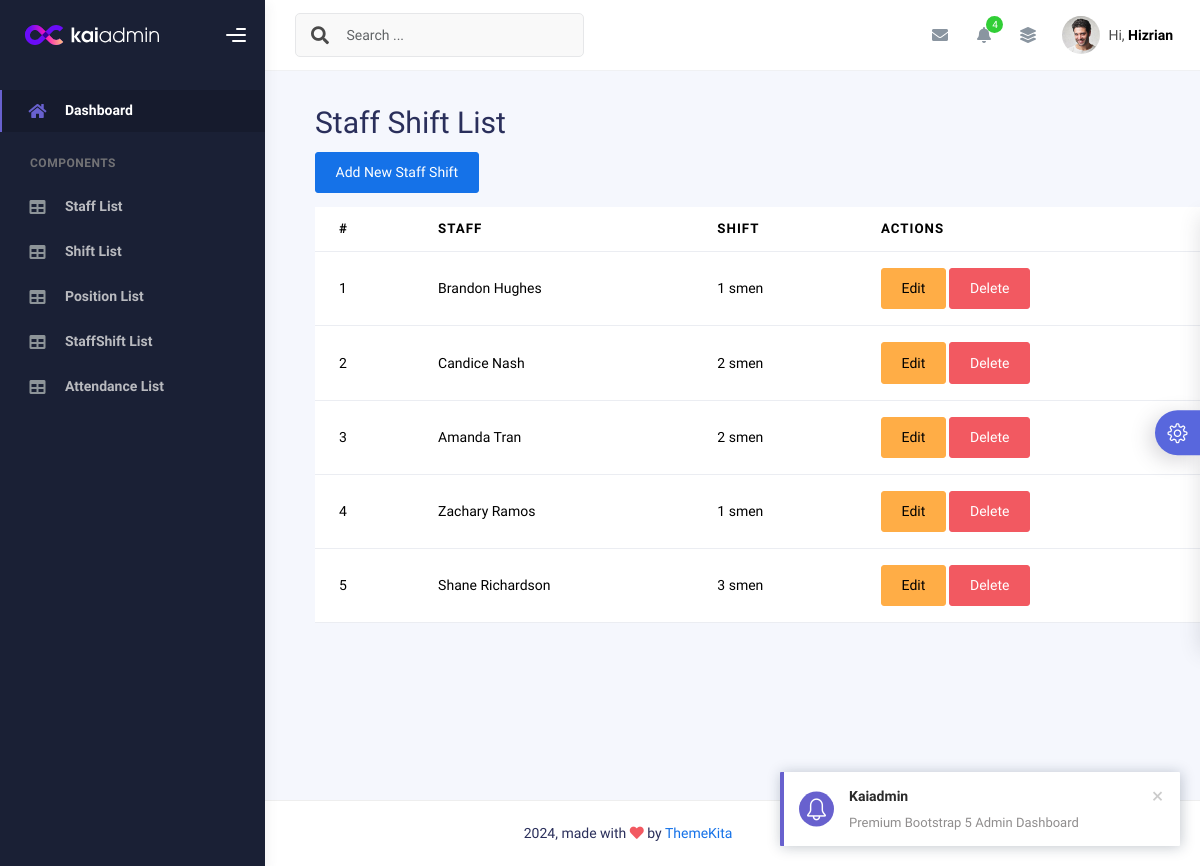
The app's page /staffshift/, older data.
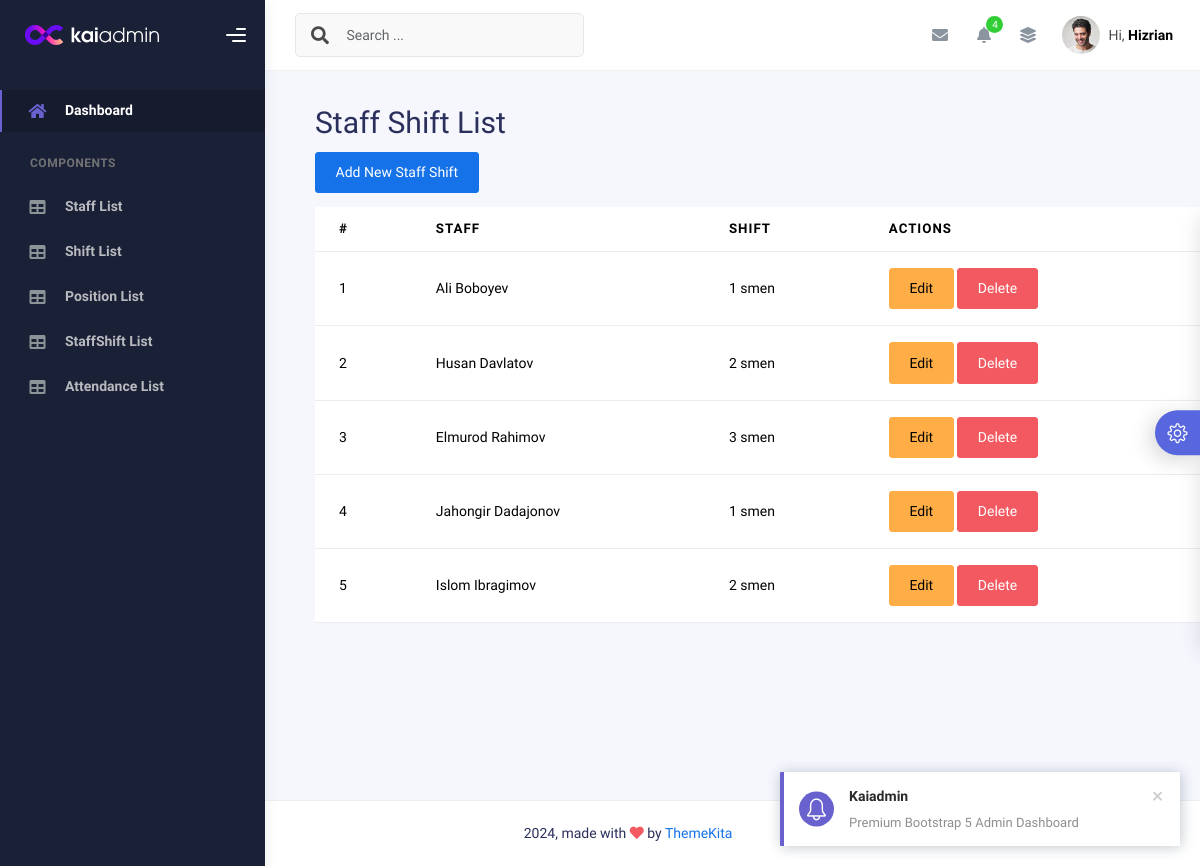
The same page, newer data.
### main/models.py (models this page shows, shortened)
class StaffShift(models.Model):
    staff = models.ForeignKey(Staff, on_delete=models.CASCADE)
    shift = models.ForeignKey(Shift, on_delete=models.CASCADE)
    class Meta:
        unique_together = ('staff', 'shift')

class Staff(models.Model):
    first_name = models.CharField(max_length=255)
    last_name = models.CharField(max_length=255, blank=True)
    phone = models.CharField(max_length=15, unique=True,
    )
    age = models.IntegerField(blank=True, null=True)
    address = models.CharField(max_length=255, blank=True, null=True)
    def __str__(self):
        return f"{self.first_name} {self.last_name}"

class Shift(models.Model):
    name = models.CharField(max_length=255)
    start_time = models.TimeField()
    end_time = models.TimeField()
    def __str__(self):
        return self.name

### main/views.py (the view)
# urls.py: path('staffshift/', views.staffshift_list, name='staffshift_list'),
def staffshift_list(request):
    staffshift_list = models.StaffShift.objects.all()
    return render(request, 'crud/staffshift/staffshift_list.html', {'staffshift_list': staffshift_list})

### templates/crud/StaffShift/staffshift_list.html
{% extends "base.html" %}
{% block content %}
<div style="margin-top: 100px; margin-left: 50px;">
    <h1>Staff Shift List</h1>
    <a href="{% url 'staffshift_create' %}" class="btn btn-primary mb-3">Add New Staff Shift</a>
    <table class="table">
        <thead>
            <tr>
                <th>#</th>
                <th>Staff</th>
                <th>Shift</th>
                <th>Actions</th>
            </tr>
        </thead>
        <tbody>
            {% for staffshift in staffshift_list %}
            <tr>
                <td>{{ forloop.counter }}</td>
                <td>{{ staffshift.staff }}</td>
                <td>{{ staffshift.shift }}</td>
                <td>
                    <a href="{% url 'staffshift_edit' staffshift.id %}" class="btn btn-warning">Edit</a>
                    <a href="{% url 'staffshift_delete' staffshift.id %}" class="btn btn-danger">Delete</a>
                </td>
            </tr>
            {% endfor %}
        </tbody>
    </table>
</div>
{% endblock %}

Row changes from the older to the newer data that the page shows:
removed StaffShift: staff "Brandon Hughes", shift "1 smen"
removed StaffShift: staff "Candice Nash", shift "2 smen"
removed StaffShift: staff "Amanda Tran", shift "2 smen"
removed StaffShift: staff "Zachary Ramos", shift "1 smen"
removed StaffShift: staff "Shane Richardson", shift "3 smen"
added StaffShift: staff "Ali Boboyev", shift "1 smen"
added StaffShift: staff "Husan Davlatov", shift "2 smen"
added StaffShift: staff "Elmurod Rahimov", shift "3 smen"
added StaffShift: staff "Jahongir Dadajonov", shift "1 smen"
added StaffShift: staff "Islom Ibragimov", shift "2 smen"
